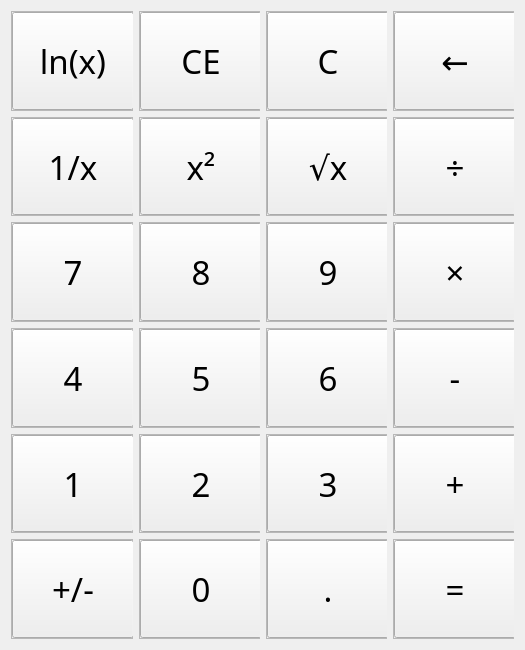
<?xml version="1.0" encoding="UTF-8"?>
<ui version="4.0">
 <class>Widget</class>
 <widget class="QWidget" name="Widget">
  <property name="geometry">
   <rect>
    <x>0</x>
    <y>0</y>
    <width>525</width>
    <height>650</height>
   </rect>
  </property>
  <property name="minimumSize">
   <size>
    <width>525</width>
    <height>650</height>
   </size>
  </property>
  <property name="font">
   <font>
    <pointsize>9</pointsize>
   </font>
  </property>
  <property name="windowTitle">
   <string>Widget</string>
  </property>
  <property name="styleSheet">
   <string notr="true"/>
  </property>
  <layout class="QGridLayout" name="gridLayout">
   <item row="2" column="2">
    <widget class="RippleEffect" name="frame_6">
     <property name="frameShape">
      <enum>QFrame::StyledPanel</enum>
     </property>
     <property name="frameShadow">
      <enum>QFrame::Raised</enum>
     </property>
     <layout class="QFormLayout" name="formLayout_5">
      <property name="leftMargin">
       <number>0</number>
      </property>
      <property name="topMargin">
       <number>0</number>
      </property>
      <property name="rightMargin">
       <number>0</number>
      </property>
      <property name="bottomMargin">
       <number>0</number>
      </property>
      <item row="0" column="0" colspan="2">
       <widget class="QPushButton" name="btn_C">
        <property name="sizePolicy">
         <sizepolicy hsizetype="Expanding" vsizetype="Expanding">
          <horstretch>0</horstretch>
          <verstretch>0</verstretch>
         </sizepolicy>
        </property>
        <property name="minimumSize">
         <size>
          <width>122</width>
          <height>68</height>
         </size>
        </property>
        <property name="font">
         <font>
          <family>微软雅黑</family>
          <pointsize>25</pointsize>
          <bold>false</bold>
         </font>
        </property>
        <property name="text">
         <string>C</string>
        </property>
       </widget>
      </item>
     </layout>
    </widget>
   </item>
   <item row="4" column="3">
    <widget class="RippleEffect" name="frame_24">
     <property name="frameShape">
      <enum>QFrame::StyledPanel</enum>
     </property>
     <property name="frameShadow">
      <enum>QFrame::Raised</enum>
     </property>
     <layout class="QFormLayout" name="formLayout_23">
      <property name="leftMargin">
       <number>0</number>
      </property>
      <property name="topMargin">
       <number>0</number>
      </property>
      <property name="rightMargin">
       <number>0</number>
      </property>
      <property name="bottomMargin">
       <number>0</number>
      </property>
      <item row="0" column="0" colspan="2">
       <widget class="QPushButton" name="btn_operation_multiplication">
        <property name="sizePolicy">
         <sizepolicy hsizetype="Expanding" vsizetype="Expanding">
          <horstretch>0</horstretch>
          <verstretch>0</verstretch>
         </sizepolicy>
        </property>
        <property name="minimumSize">
         <size>
          <width>122</width>
          <height>68</height>
         </size>
        </property>
        <property name="font">
         <font>
          <family>微软雅黑</family>
          <pointsize>25</pointsize>
          <bold>false</bold>
         </font>
        </property>
        <property name="text">
         <string>×</string>
        </property>
       </widget>
      </item>
     </layout>
    </widget>
   </item>
   <item row="7" column="1">
    <widget class="RippleEffect" name="frame_22">
     <property name="frameShape">
      <enum>QFrame::StyledPanel</enum>
     </property>
     <property name="frameShadow">
      <enum>QFrame::Raised</enum>
     </property>
     <layout class="QFormLayout" name="formLayout_21">
      <property name="leftMargin">
       <number>0</number>
      </property>
      <property name="topMargin">
       <number>0</number>
      </property>
      <property name="rightMargin">
       <number>0</number>
      </property>
      <property name="bottomMargin">
       <number>0</number>
      </property>
      <item row="0" column="0" colspan="2">
       <widget class="QPushButton" name="btn_num_0">
        <property name="sizePolicy">
         <sizepolicy hsizetype="Expanding" vsizetype="Expanding">
          <horstretch>0</horstretch>
          <verstretch>0</verstretch>
         </sizepolicy>
        </property>
        <property name="minimumSize">
         <size>
          <width>122</width>
          <height>68</height>
         </size>
        </property>
        <property name="font">
         <font>
          <family>微软雅黑</family>
          <pointsize>25</pointsize>
          <bold>false</bold>
         </font>
        </property>
        <property name="text">
         <string>0</string>
        </property>
       </widget>
      </item>
     </layout>
    </widget>
   </item>
   <item row="2" column="3">
    <widget class="RippleEffect" name="frame_7">
     <property name="frameShape">
      <enum>QFrame::StyledPanel</enum>
     </property>
     <property name="frameShadow">
      <enum>QFrame::Raised</enum>
     </property>
     <layout class="QFormLayout" name="formLayout_6">
      <property name="leftMargin">
       <number>0</number>
      </property>
      <property name="topMargin">
       <number>0</number>
      </property>
      <property name="rightMargin">
       <number>0</number>
      </property>
      <property name="bottomMargin">
       <number>0</number>
      </property>
      <item row="0" column="0" colspan="2">
       <widget class="QPushButton" name="btn_abdication">
        <property name="sizePolicy">
         <sizepolicy hsizetype="Expanding" vsizetype="Expanding">
          <horstretch>0</horstretch>
          <verstretch>0</verstretch>
         </sizepolicy>
        </property>
        <property name="minimumSize">
         <size>
          <width>122</width>
          <height>68</height>
         </size>
        </property>
        <property name="font">
         <font>
          <family>微软雅黑</family>
          <pointsize>25</pointsize>
          <bold>false</bold>
         </font>
        </property>
        <property name="text">
         <string>←</string>
        </property>
       </widget>
      </item>
     </layout>
    </widget>
   </item>
   <item row="5" column="2">
    <widget class="RippleEffect" name="frame_17">
     <property name="frameShape">
      <enum>QFrame::StyledPanel</enum>
     </property>
     <property name="frameShadow">
      <enum>QFrame::Raised</enum>
     </property>
     <layout class="QFormLayout" name="formLayout_16">
      <property name="leftMargin">
       <number>0</number>
      </property>
      <property name="topMargin">
       <number>0</number>
      </property>
      <property name="rightMargin">
       <number>0</number>
      </property>
      <property name="bottomMargin">
       <number>0</number>
      </property>
      <item row="0" column="0" colspan="2">
       <widget class="QPushButton" name="btn_num_6">
        <property name="sizePolicy">
         <sizepolicy hsizetype="Expanding" vsizetype="Expanding">
          <horstretch>0</horstretch>
          <verstretch>0</verstretch>
         </sizepolicy>
        </property>
        <property name="minimumSize">
         <size>
          <width>122</width>
          <height>68</height>
         </size>
        </property>
        <property name="font">
         <font>
          <family>微软雅黑</family>
          <pointsize>25</pointsize>
          <bold>false</bold>
         </font>
        </property>
        <property name="text">
         <string>6</string>
        </property>
       </widget>
      </item>
     </layout>
    </widget>
   </item>
   <item row="7" column="2">
    <widget class="RippleEffect" name="frame_23">
     <property name="frameShape">
      <enum>QFrame::StyledPanel</enum>
     </property>
     <property name="frameShadow">
      <enum>QFrame::Raised</enum>
     </property>
     <layout class="QFormLayout" name="formLayout_22">
      <property name="leftMargin">
       <number>0</number>
      </property>
      <property name="topMargin">
       <number>0</number>
      </property>
      <property name="rightMargin">
       <number>0</number>
      </property>
      <property name="bottomMargin">
       <number>0</number>
      </property>
      <item row="0" column="0" colspan="2">
       <widget class="QPushButton" name="btn_num_point">
        <property name="sizePolicy">
         <sizepolicy hsizetype="Expanding" vsizetype="Expanding">
          <horstretch>0</horstretch>
          <verstretch>0</verstretch>
         </sizepolicy>
        </property>
        <property name="minimumSize">
         <size>
          <width>122</width>
          <height>68</height>
         </size>
        </property>
        <property name="font">
         <font>
          <family>微软雅黑</family>
          <pointsize>25</pointsize>
          <bold>false</bold>
         </font>
        </property>
        <property name="text">
         <string>.</string>
        </property>
       </widget>
      </item>
     </layout>
    </widget>
   </item>
   <item row="6" column="3">
    <widget class="RippleEffect" name="frame_26">
     <property name="frameShape">
      <enum>QFrame::StyledPanel</enum>
     </property>
     <property name="frameShadow">
      <enum>QFrame::Raised</enum>
     </property>
     <layout class="QFormLayout" name="formLayout_25">
      <property name="leftMargin">
       <number>0</number>
      </property>
      <property name="topMargin">
       <number>0</number>
      </property>
      <property name="rightMargin">
       <number>0</number>
      </property>
      <property name="bottomMargin">
       <number>0</number>
      </property>
      <item row="0" column="0" colspan="2">
       <widget class="QPushButton" name="btn_operation_addition">
        <property name="sizePolicy">
         <sizepolicy hsizetype="Expanding" vsizetype="Expanding">
          <horstretch>0</horstretch>
          <verstretch>0</verstretch>
         </sizepolicy>
        </property>
        <property name="minimumSize">
         <size>
          <width>122</width>
          <height>68</height>
         </size>
        </property>
        <property name="font">
         <font>
          <family>微软雅黑</family>
          <pointsize>25</pointsize>
          <bold>false</bold>
         </font>
        </property>
        <property name="text">
         <string>+</string>
        </property>
       </widget>
      </item>
     </layout>
    </widget>
   </item>
   <item row="0" column="3">
    <spacer name="horizontalSpacer_3">
     <property name="orientation">
      <enum>Qt::Horizontal</enum>
     </property>
     <property name="sizeHint" stdset="0">
      <size>
       <width>40</width>
       <height>0</height>
      </size>
     </property>
    </spacer>
   </item>
   <item row="3" column="2">
    <widget class="RippleEffect" name="frame_10">
     <property name="frameShape">
      <enum>QFrame::StyledPanel</enum>
     </property>
     <property name="frameShadow">
      <enum>QFrame::Raised</enum>
     </property>
     <layout class="QFormLayout" name="formLayout_9">
      <property name="leftMargin">
       <number>0</number>
      </property>
      <property name="topMargin">
       <number>0</number>
      </property>
      <property name="rightMargin">
       <number>0</number>
      </property>
      <property name="bottomMargin">
       <number>0</number>
      </property>
      <item row="0" column="0" colspan="2">
       <widget class="QPushButton" name="btn_operation_square_root">
        <property name="sizePolicy">
         <sizepolicy hsizetype="Expanding" vsizetype="Expanding">
          <horstretch>0</horstretch>
          <verstretch>0</verstretch>
         </sizepolicy>
        </property>
        <property name="minimumSize">
         <size>
          <width>122</width>
          <height>68</height>
         </size>
        </property>
        <property name="font">
         <font>
          <family>微软雅黑</family>
          <pointsize>25</pointsize>
          <bold>false</bold>
         </font>
        </property>
        <property name="text">
         <string>√x</string>
        </property>
       </widget>
      </item>
     </layout>
    </widget>
   </item>
   <item row="2" column="0">
    <widget class="RippleEffect" name="frame_4">
     <property name="frameShape">
      <enum>QFrame::StyledPanel</enum>
     </property>
     <property name="frameShadow">
      <enum>QFrame::Raised</enum>
     </property>
     <layout class="QFormLayout" name="formLayout_3">
      <property name="leftMargin">
       <number>0</number>
      </property>
      <property name="topMargin">
       <number>0</number>
      </property>
      <property name="rightMargin">
       <number>0</number>
      </property>
      <property name="bottomMargin">
       <number>0</number>
      </property>
      <item row="0" column="0" colspan="2">
       <widget class="QPushButton" name="btn_operation_percent">
        <property name="sizePolicy">
         <sizepolicy hsizetype="Expanding" vsizetype="Expanding">
          <horstretch>0</horstretch>
          <verstretch>0</verstretch>
         </sizepolicy>
        </property>
        <property name="minimumSize">
         <size>
          <width>122</width>
          <height>68</height>
         </size>
        </property>
        <property name="font">
         <font>
          <family>微软雅黑</family>
          <pointsize>25</pointsize>
          <bold>false</bold>
         </font>
        </property>
        <property name="text">
         <string>ln(x)</string>
        </property>
       </widget>
      </item>
     </layout>
    </widget>
   </item>
   <item row="4" column="2">
    <widget class="RippleEffect" name="frame_11">
     <property name="frameShape">
      <enum>QFrame::StyledPanel</enum>
     </property>
     <property name="frameShadow">
      <enum>QFrame::Raised</enum>
     </property>
     <layout class="QFormLayout" name="formLayout_12">
      <property name="leftMargin">
       <number>0</number>
      </property>
      <property name="topMargin">
       <number>0</number>
      </property>
      <property name="rightMargin">
       <number>0</number>
      </property>
      <property name="bottomMargin">
       <number>0</number>
      </property>
      <item row="0" column="0" colspan="2">
       <widget class="QPushButton" name="btn_num_9">
        <property name="sizePolicy">
         <sizepolicy hsizetype="Expanding" vsizetype="Expanding">
          <horstretch>0</horstretch>
          <verstretch>0</verstretch>
         </sizepolicy>
        </property>
        <property name="minimumSize">
         <size>
          <width>122</width>
          <height>68</height>
         </size>
        </property>
        <property name="font">
         <font>
          <family>微软雅黑</family>
          <pointsize>25</pointsize>
          <bold>false</bold>
         </font>
        </property>
        <property name="text">
         <string>9</string>
        </property>
       </widget>
      </item>
     </layout>
    </widget>
   </item>
   <item row="4" column="0">
    <widget class="RippleEffect" name="frame_13">
     <property name="frameShape">
      <enum>QFrame::StyledPanel</enum>
     </property>
     <property name="frameShadow">
      <enum>QFrame::Raised</enum>
     </property>
     <layout class="QFormLayout" name="formLayout_10">
      <property name="leftMargin">
       <number>0</number>
      </property>
      <property name="topMargin">
       <number>0</number>
      </property>
      <property name="rightMargin">
       <number>0</number>
      </property>
      <property name="bottomMargin">
       <number>0</number>
      </property>
      <item row="0" column="0" colspan="2">
       <widget class="QPushButton" name="btn_num_7">
        <property name="sizePolicy">
         <sizepolicy hsizetype="Expanding" vsizetype="Expanding">
          <horstretch>0</horstretch>
          <verstretch>0</verstretch>
         </sizepolicy>
        </property>
        <property name="minimumSize">
         <size>
          <width>122</width>
          <height>68</height>
         </size>
        </property>
        <property name="font">
         <font>
          <family>微软雅黑</family>
          <pointsize>25</pointsize>
          <bold>false</bold>
         </font>
        </property>
        <property name="text">
         <string>7</string>
        </property>
       </widget>
      </item>
     </layout>
    </widget>
   </item>
   <item row="2" column="1">
    <widget class="RippleEffect" name="frame_5">
     <property name="frameShape">
      <enum>QFrame::StyledPanel</enum>
     </property>
     <property name="frameShadow">
      <enum>QFrame::Raised</enum>
     </property>
     <layout class="QFormLayout" name="formLayout_4">
      <property name="leftMargin">
       <number>0</number>
      </property>
      <property name="topMargin">
       <number>0</number>
      </property>
      <property name="rightMargin">
       <number>0</number>
      </property>
      <property name="bottomMargin">
       <number>0</number>
      </property>
      <item row="0" column="0" colspan="2">
       <widget class="QPushButton" name="btn_CE">
        <property name="sizePolicy">
         <sizepolicy hsizetype="Expanding" vsizetype="Expanding">
          <horstretch>0</horstretch>
          <verstretch>0</verstretch>
         </sizepolicy>
        </property>
        <property name="minimumSize">
         <size>
          <width>122</width>
          <height>68</height>
         </size>
        </property>
        <property name="font">
         <font>
          <family>微软雅黑</family>
          <pointsize>25</pointsize>
          <bold>false</bold>
         </font>
        </property>
        <property name="text">
         <string>CE</string>
        </property>
       </widget>
      </item>
     </layout>
    </widget>
   </item>
   <item row="0" column="1">
    <spacer name="horizontalSpacer">
     <property name="orientation">
      <enum>Qt::Horizontal</enum>
     </property>
     <property name="sizeHint" stdset="0">
      <size>
       <width>40</width>
       <height>0</height>
      </size>
     </property>
    </spacer>
   </item>
   <item row="6" column="2">
    <widget class="RippleEffect" name="frame_20">
     <property name="frameShape">
      <enum>QFrame::StyledPanel</enum>
     </property>
     <property name="frameShadow">
      <enum>QFrame::Raised</enum>
     </property>
     <layout class="QFormLayout" name="formLayout_19">
      <property name="leftMargin">
       <number>0</number>
      </property>
      <property name="topMargin">
       <number>0</number>
      </property>
      <property name="rightMargin">
       <number>0</number>
      </property>
      <property name="bottomMargin">
       <number>0</number>
      </property>
      <item row="0" column="0" colspan="2">
       <widget class="QPushButton" name="btn_num_3">
        <property name="sizePolicy">
         <sizepolicy hsizetype="Expanding" vsizetype="Expanding">
          <horstretch>0</horstretch>
          <verstretch>0</verstretch>
         </sizepolicy>
        </property>
        <property name="minimumSize">
         <size>
          <width>122</width>
          <height>68</height>
         </size>
        </property>
        <property name="font">
         <font>
          <family>微软雅黑</family>
          <pointsize>25</pointsize>
          <bold>false</bold>
         </font>
        </property>
        <property name="text">
         <string>3</string>
        </property>
       </widget>
      </item>
     </layout>
    </widget>
   </item>
   <item row="3" column="3">
    <widget class="RippleEffect" name="frame_14">
     <property name="frameShape">
      <enum>QFrame::StyledPanel</enum>
     </property>
     <property name="frameShadow">
      <enum>QFrame::Raised</enum>
     </property>
     <layout class="QFormLayout" name="formLayout_13">
      <property name="leftMargin">
       <number>0</number>
      </property>
      <property name="topMargin">
       <number>0</number>
      </property>
      <property name="rightMargin">
       <number>0</number>
      </property>
      <property name="bottomMargin">
       <number>0</number>
      </property>
      <item row="0" column="0" colspan="2">
       <widget class="QPushButton" name="btn_operation_division">
        <property name="sizePolicy">
         <sizepolicy hsizetype="Expanding" vsizetype="Expanding">
          <horstretch>0</horstretch>
          <verstretch>0</verstretch>
         </sizepolicy>
        </property>
        <property name="minimumSize">
         <size>
          <width>122</width>
          <height>68</height>
         </size>
        </property>
        <property name="font">
         <font>
          <family>微软雅黑</family>
          <pointsize>25</pointsize>
          <bold>false</bold>
         </font>
        </property>
        <property name="text">
         <string>÷</string>
        </property>
       </widget>
      </item>
     </layout>
    </widget>
   </item>
   <item row="0" column="2">
    <spacer name="horizontalSpacer_2">
     <property name="orientation">
      <enum>Qt::Horizontal</enum>
     </property>
     <property name="sizeHint" stdset="0">
      <size>
       <width>40</width>
       <height>0</height>
      </size>
     </property>
    </spacer>
   </item>
   <item row="7" column="3">
    <widget class="RippleEffect" name="frame_27">
     <property name="frameShape">
      <enum>QFrame::StyledPanel</enum>
     </property>
     <property name="frameShadow">
      <enum>QFrame::Raised</enum>
     </property>
     <layout class="QFormLayout" name="formLayout_26">
      <property name="leftMargin">
       <number>0</number>
      </property>
      <property name="topMargin">
       <number>0</number>
      </property>
      <property name="rightMargin">
       <number>0</number>
      </property>
      <property name="bottomMargin">
       <number>0</number>
      </property>
      <item row="0" column="0" colspan="2">
       <widget class="QPushButton" name="btn_operation_equals_sign">
        <property name="sizePolicy">
         <sizepolicy hsizetype="Expanding" vsizetype="Expanding">
          <horstretch>0</horstretch>
          <verstretch>0</verstretch>
         </sizepolicy>
        </property>
        <property name="minimumSize">
         <size>
          <width>122</width>
          <height>68</height>
         </size>
        </property>
        <property name="font">
         <font>
          <family>微软雅黑</family>
          <pointsize>25</pointsize>
          <bold>false</bold>
         </font>
        </property>
        <property name="text">
         <string>=</string>
        </property>
       </widget>
      </item>
     </layout>
    </widget>
   </item>
   <item row="6" column="1">
    <widget class="RippleEffect" name="frame_19">
     <property name="frameShape">
      <enum>QFrame::StyledPanel</enum>
     </property>
     <property name="frameShadow">
      <enum>QFrame::Raised</enum>
     </property>
     <layout class="QFormLayout" name="formLayout_18">
      <property name="leftMargin">
       <number>0</number>
      </property>
      <property name="topMargin">
       <number>0</number>
      </property>
      <property name="rightMargin">
       <number>0</number>
      </property>
      <property name="bottomMargin">
       <number>0</number>
      </property>
      <item row="0" column="0" colspan="2">
       <widget class="QPushButton" name="btn_num_2">
        <property name="sizePolicy">
         <sizepolicy hsizetype="Expanding" vsizetype="Expanding">
          <horstretch>0</horstretch>
          <verstretch>0</verstretch>
         </sizepolicy>
        </property>
        <property name="minimumSize">
         <size>
          <width>122</width>
          <height>68</height>
         </size>
        </property>
        <property name="font">
         <font>
          <family>微软雅黑</family>
          <pointsize>25</pointsize>
          <bold>false</bold>
         </font>
        </property>
        <property name="text">
         <string>2</string>
        </property>
       </widget>
      </item>
     </layout>
    </widget>
   </item>
   <item row="5" column="3">
    <widget class="RippleEffect" name="frame_25">
     <property name="frameShape">
      <enum>QFrame::StyledPanel</enum>
     </property>
     <property name="frameShadow">
      <enum>QFrame::Raised</enum>
     </property>
     <layout class="QFormLayout" name="formLayout_24">
      <property name="leftMargin">
       <number>0</number>
      </property>
      <property name="topMargin">
       <number>0</number>
      </property>
      <property name="rightMargin">
       <number>0</number>
      </property>
      <property name="bottomMargin">
       <number>0</number>
      </property>
      <item row="0" column="0" colspan="2">
       <widget class="QPushButton" name="btn_operation_orb">
        <property name="sizePolicy">
         <sizepolicy hsizetype="Expanding" vsizetype="Expanding">
          <horstretch>0</horstretch>
          <verstretch>0</verstretch>
         </sizepolicy>
        </property>
        <property name="minimumSize">
         <size>
          <width>122</width>
          <height>68</height>
         </size>
        </property>
        <property name="font">
         <font>
          <family>微软雅黑</family>
          <pointsize>25</pointsize>
          <bold>false</bold>
         </font>
        </property>
        <property name="text">
         <string>-</string>
        </property>
       </widget>
      </item>
     </layout>
    </widget>
   </item>
   <item row="3" column="1">
    <widget class="RippleEffect" name="frame_9">
     <property name="frameShape">
      <enum>QFrame::StyledPanel</enum>
     </property>
     <property name="frameShadow">
      <enum>QFrame::Raised</enum>
     </property>
     <layout class="QFormLayout" name="formLayout_8">
      <property name="leftMargin">
       <number>0</number>
      </property>
      <property name="topMargin">
       <number>0</number>
      </property>
      <property name="rightMargin">
       <number>0</number>
      </property>
      <property name="bottomMargin">
       <number>0</number>
      </property>
      <item row="0" column="0" colspan="2">
       <widget class="QPushButton" name="btn_operation_square">
        <property name="sizePolicy">
         <sizepolicy hsizetype="Expanding" vsizetype="Expanding">
          <horstretch>0</horstretch>
          <verstretch>0</verstretch>
         </sizepolicy>
        </property>
        <property name="minimumSize">
         <size>
          <width>122</width>
          <height>68</height>
         </size>
        </property>
        <property name="font">
         <font>
          <family>微软雅黑</family>
          <pointsize>25</pointsize>
          <bold>false</bold>
         </font>
        </property>
        <property name="text">
         <string>x²</string>
        </property>
       </widget>
      </item>
     </layout>
    </widget>
   </item>
   <item row="4" column="1">
    <widget class="RippleEffect" name="frame_12">
     <property name="frameShape">
      <enum>QFrame::StyledPanel</enum>
     </property>
     <property name="frameShadow">
      <enum>QFrame::Raised</enum>
     </property>
     <layout class="QFormLayout" name="formLayout_11">
      <property name="leftMargin">
       <number>0</number>
      </property>
      <property name="topMargin">
       <number>0</number>
      </property>
      <property name="rightMargin">
       <number>0</number>
      </property>
      <property name="bottomMargin">
       <number>0</number>
      </property>
      <item row="0" column="0" colspan="2">
       <widget class="QPushButton" name="btn_num_8">
        <property name="sizePolicy">
         <sizepolicy hsizetype="Expanding" vsizetype="Expanding">
          <horstretch>0</horstretch>
          <verstretch>0</verstretch>
         </sizepolicy>
        </property>
        <property name="minimumSize">
         <size>
          <width>122</width>
          <height>68</height>
         </size>
        </property>
        <property name="font">
         <font>
          <family>微软雅黑</family>
          <pointsize>25</pointsize>
          <bold>false</bold>
         </font>
        </property>
        <property name="text">
         <string>8</string>
        </property>
       </widget>
      </item>
     </layout>
    </widget>
   </item>
   <item row="7" column="0">
    <widget class="RippleEffect" name="frame_21">
     <property name="frameShape">
      <enum>QFrame::StyledPanel</enum>
     </property>
     <property name="frameShadow">
      <enum>QFrame::Raised</enum>
     </property>
     <layout class="QFormLayout" name="formLayout_20">
      <property name="leftMargin">
       <number>0</number>
      </property>
      <property name="topMargin">
       <number>0</number>
      </property>
      <property name="rightMargin">
       <number>0</number>
      </property>
      <property name="bottomMargin">
       <number>0</number>
      </property>
      <item row="0" column="0" colspan="2">
       <widget class="QPushButton" name="btn_operation_plus_minus">
        <property name="sizePolicy">
         <sizepolicy hsizetype="Expanding" vsizetype="Expanding">
          <horstretch>0</horstretch>
          <verstretch>0</verstretch>
         </sizepolicy>
        </property>
        <property name="minimumSize">
         <size>
          <width>122</width>
          <height>68</height>
         </size>
        </property>
        <property name="font">
         <font>
          <family>微软雅黑</family>
          <pointsize>25</pointsize>
          <bold>false</bold>
         </font>
        </property>
        <property name="text">
         <string>+/-</string>
        </property>
       </widget>
      </item>
     </layout>
    </widget>
   </item>
   <item row="6" column="0">
    <widget class="RippleEffect" name="frame_18">
     <property name="frameShape">
      <enum>QFrame::StyledPanel</enum>
     </property>
     <property name="frameShadow">
      <enum>QFrame::Raised</enum>
     </property>
     <layout class="QFormLayout" name="formLayout_17">
      <property name="leftMargin">
       <number>0</number>
      </property>
      <property name="topMargin">
       <number>0</number>
      </property>
      <property name="rightMargin">
       <number>0</number>
      </property>
      <property name="bottomMargin">
       <number>0</number>
      </property>
      <item row="0" column="0" colspan="2">
       <widget class="QPushButton" name="btn_num_1">
        <property name="sizePolicy">
         <sizepolicy hsizetype="Expanding" vsizetype="Expanding">
          <horstretch>0</horstretch>
          <verstretch>0</verstretch>
         </sizepolicy>
        </property>
        <property name="minimumSize">
         <size>
          <width>122</width>
          <height>68</height>
         </size>
        </property>
        <property name="font">
         <font>
          <family>微软雅黑</family>
          <pointsize>25</pointsize>
          <bold>false</bold>
         </font>
        </property>
        <property name="text">
         <string>1</string>
        </property>
       </widget>
      </item>
     </layout>
    </widget>
   </item>
   <item row="3" column="0">
    <widget class="RippleEffect" name="frame_8">
     <property name="frameShape">
      <enum>QFrame::StyledPanel</enum>
     </property>
     <property name="frameShadow">
      <enum>QFrame::Raised</enum>
     </property>
     <layout class="QFormLayout" name="formLayout_7">
      <property name="leftMargin">
       <number>0</number>
      </property>
      <property name="topMargin">
       <number>0</number>
      </property>
      <property name="rightMargin">
       <number>0</number>
      </property>
      <property name="bottomMargin">
       <number>0</number>
      </property>
      <item row="0" column="0" colspan="2">
       <widget class="QPushButton" name="btn_operation_reciprocal">
        <property name="sizePolicy">
         <sizepolicy hsizetype="Expanding" vsizetype="Expanding">
          <horstretch>0</horstretch>
          <verstretch>0</verstretch>
         </sizepolicy>
        </property>
        <property name="minimumSize">
         <size>
          <width>122</width>
          <height>68</height>
         </size>
        </property>
        <property name="font">
         <font>
          <family>微软雅黑</family>
          <pointsize>25</pointsize>
          <italic>false</italic>
          <bold>false</bold>
         </font>
        </property>
        <property name="text">
         <string>1/x</string>
        </property>
       </widget>
      </item>
     </layout>
    </widget>
   </item>
   <item row="5" column="1">
    <widget class="RippleEffect" name="frame_16">
     <property name="frameShape">
      <enum>QFrame::StyledPanel</enum>
     </property>
     <property name="frameShadow">
      <enum>QFrame::Raised</enum>
     </property>
     <layout class="QFormLayout" name="formLayout_15">
      <property name="leftMargin">
       <number>0</number>
      </property>
      <property name="topMargin">
       <number>0</number>
      </property>
      <property name="rightMargin">
       <number>0</number>
      </property>
      <property name="bottomMargin">
       <number>0</number>
      </property>
      <item row="0" column="0" colspan="2">
       <widget class="QPushButton" name="btn_num_5">
        <property name="sizePolicy">
         <sizepolicy hsizetype="Expanding" vsizetype="Expanding">
          <horstretch>0</horstretch>
          <verstretch>0</verstretch>
         </sizepolicy>
        </property>
        <property name="minimumSize">
         <size>
          <width>122</width>
          <height>68</height>
         </size>
        </property>
        <property name="font">
         <font>
          <family>微软雅黑</family>
          <pointsize>25</pointsize>
          <bold>false</bold>
         </font>
        </property>
        <property name="text">
         <string>5</string>
        </property>
       </widget>
      </item>
     </layout>
    </widget>
   </item>
   <item row="0" column="0">
    <spacer name="horizontalSpacer_4">
     <property name="orientation">
      <enum>Qt::Horizontal</enum>
     </property>
     <property name="sizeHint" stdset="0">
      <size>
       <width>40</width>
       <height>0</height>
      </size>
     </property>
    </spacer>
   </item>
   <item row="5" column="0">
    <widget class="RippleEffect" name="frame_15">
     <property name="frameShape">
      <enum>QFrame::StyledPanel</enum>
     </property>
     <property name="frameShadow">
      <enum>QFrame::Raised</enum>
     </property>
     <layout class="QFormLayout" name="formLayout_14">
      <property name="leftMargin">
       <number>0</number>
      </property>
      <property name="topMargin">
       <number>0</number>
      </property>
      <property name="rightMargin">
       <number>0</number>
      </property>
      <property name="bottomMargin">
       <number>0</number>
      </property>
      <item row="0" column="0" colspan="2">
       <widget class="QPushButton" name="btn_num_4">
        <property name="sizePolicy">
         <sizepolicy hsizetype="Expanding" vsizetype="Expanding">
          <horstretch>0</horstretch>
          <verstretch>0</verstretch>
         </sizepolicy>
        </property>
        <property name="minimumSize">
         <size>
          <width>122</width>
          <height>68</height>
         </size>
        </property>
        <property name="font">
         <font>
          <family>微软雅黑</family>
          <pointsize>25</pointsize>
          <bold>false</bold>
         </font>
        </property>
        <property name="text">
         <string>4</string>
        </property>
       </widget>
      </item>
     </layout>
    </widget>
   </item>
  </layout>
 </widget>
 <customwidgets>
  <customwidget>
   <class>RippleEffect</class>
   <extends>QFrame</extends>
   <header location="global">rippleeffect.h</header>
   <container>1</container>
  </customwidget>
 </customwidgets>
 <resources/>
 <connections/>
</ui>
